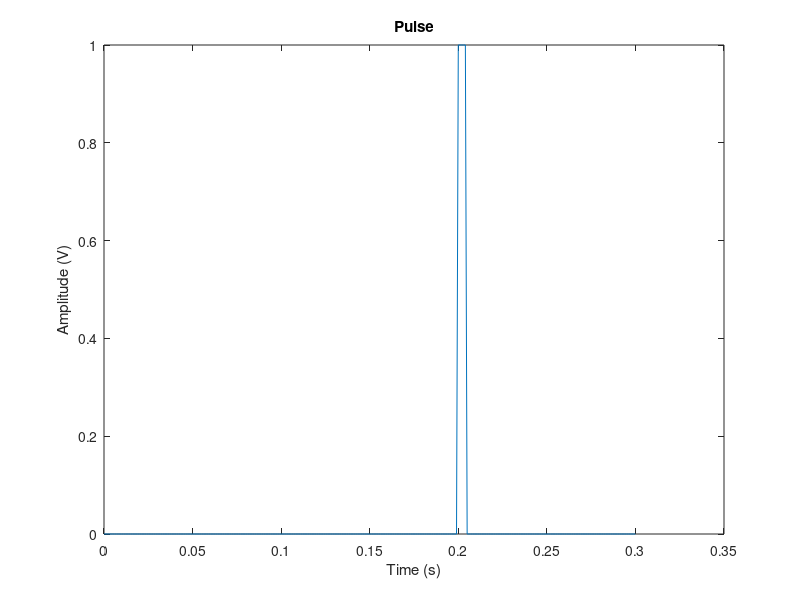

Here is the MATLAB script that generated this plot: (Note: this script raises an error after producing the figure.)
%change change
t = 0:0.001:0.3;                % Time, sampling frequency is 1kHz
s = zeros(size(t));  
s = s(:);                       % Signal in column vector
s(201:205) = s(201:205) + 1;    % Define the pulse
plot(t,s)
title('Pulse')
xlabel('Time (s)')
ylabel('Amplitude (V)')

carrierFreq = 100e6;
wavelength = physconst('LightSpeed')/carrierFreq;

ula = phased.ULA('NumElements',10,'ElementSpacing',wavelength/2);
ula.Element.FrequencyRange = [90e5 110e6];

inputAngle = [45; 0];
x = collectPlaneWave(ula,s,inputAngle,carrierFreq);

% Create and reset a local random number generator so the result is the
% same every time.
rs = RandStream.create('mt19937ar','Seed',2008);

noisePwr = .5;   % noise power 
noise = sqrt(noisePwr/2)*(randn(rs,size(x))+1i*randn(rs,size(x)));

rxSignal = x + noise;


subplot(211)
plot(t,abs(rxSignal(:,1)))
axis tight
title('Pulse at Antenna 1')
xlabel('Time (s)')
ylabel('Magnitude (V)')
subplot(212)
plot(t,abs(rxSignal(:,2)))
axis tight
title('Pulse at Antenna 2')
xlabel('Time (s)')
ylabel('Magnitude (V)')

%%%Phase Shift Beamformer
psbeamformer = phased.PhaseShiftBeamformer('SensorArray',ula,...
    'OperatingFrequency',carrierFreq,'Direction',inputAngle,...
    'WeightsOutputPort', true);
[yCbf,w] = psbeamformer(rxSignal);
% Plot the output
clf
plot(t,abs(yCbf))
axis tight
title('Output of Phase Shift Beamformer')
xlabel('Time (s)')
ylabel('Magnitude (V)')

% Plot array response with weighting
pattern(ula,carrierFreq,-180:180,0,'Weights',w,'Type','powerdb',...
    'PropagationSpeed',physconst('LightSpeed'),'Normalize',false,...
    'CoordinateSystem','rectangular')
axis([-90 90 -60 0]);

%%%%Modeling the interference Signals
nSamp = length(t);
s1 = 10*randn(rs,nSamp,1);
s2 = 10*randn(rs,nSamp,1);
% interference at 30 degrees and 50 degrees
interference = collectPlaneWave(ula,[s1 s2],[30 50; 0 0],carrierFreq);

noisePwr = 0.00001;   % noise power, 50dB SNR 
noise = sqrt(noisePwr/2)*(randn(rs,size(x))+1i*randn(rs,size(x)));

rxInt = interference + noise;                 % total interference + noise
rxSignal = x + rxInt;                % total received Signal

yCbf = psbeamformer(rxSignal);

plot(t,abs(yCbf))
axis tight
title('Output of Phase Shift Beamformer With Presence of Interference')
xlabel('Time (s)');ylabel('Magnitude (V)')

%%%%%%MVDR Beamformer
% Define the MVDR beamformer
mvdrbeamformer = phased.MVDRBeamformer('SensorArray',ula,...
    'Direction',inputAngle,'OperatingFrequency',carrierFreq,...
    'WeightsOutputPort',true);

mvdrbeamformer.TrainingInputPort = true;

[yMVDR, wMVDR] = mvdrbeamformer(rxSignal,rxInt);

plot(t,abs(yMVDR)); axis tight;
title('Output of MVDR Beamformer With Presence of Interference');
xlabel('Time (s)');ylabel('Magnitude (V)');

pattern(ula,carrierFreq,-180:180,0,'Weights',wMVDR,'Type','powerdb',...
    'PropagationSpeed',physconst('LightSpeed'),'Normalize',false,...
    'CoordinateSystem','rectangular');
axis([-90 90 -80 20]);

hold on;   % compare to PhaseShift
pattern(ula,carrierFreq,-180:180,0,'Weights',w,...
    'PropagationSpeed',physconst('LightSpeed'),'Normalize',false,...
    'Type','powerdb','CoordinateSystem','rectangular');
hold off;
legend('MVDR','PhaseShift')

%%%%%Self Nulling Issue in MVDR
mvdrbeamformer_selfnull = phased.MVDRBeamformer('SensorArray',ula,...
    'Direction',inputAngle,'OperatingFrequency',carrierFreq,...
    'WeightsOutputPort',true,'TrainingInputPort',false);

expDir = [43; 0];
mvdrbeamformer_selfnull.Direction = expDir;

[ySn, wSn] = mvdrbeamformer_selfnull(rxSignal);

plot(t,abs(ySn)); axis tight;
title('Output of MVDR Beamformer With Signal Direction Mismatch');
xlabel('Time (s)');ylabel('Magnitude (V)');

pattern(ula,carrierFreq,-180:180,0,'Weights',wSn,'Type','powerdb',...
    'PropagationSpeed',physconst('LightSpeed'),'Normalize',false,...
    'CoordinateSystem','rectangular');
axis([-90 90 -40 25]);

%%%%LCMV Beamformer
lcmvbeamformer = phased.LCMVBeamformer('WeightsOutputPort',true);

steeringvec = phased.SteeringVector('SensorArray',ula);
stv = steeringvec(carrierFreq,[43 41 45]);

lcmvbeamformer.Constraint = stv;
lcmvbeamformer.DesiredResponse = [1; 1; 1];

[yLCMV,wLCMV] = lcmvbeamformer(rxSignal);

plot(t,abs(yLCMV)); axis tight;
title('Output of LCMV Beamformer With Signal Direction Mismatch');
xlabel('Time (s)');ylabel('Magnitude (V)');

pattern(ula,carrierFreq,-180:180,0,'Weights',wLCMV,'Type','powerdb',...
    'PropagationSpeed',physconst('LightSpeed'),'Normalize',false,...
    'CoordinateSystem','rectangular');
axis([0 90 -40 35]);

hold on;  % compare to MVDR
pattern(ula,carrierFreq,-180:180,0,'Weights',wSn,...
    'PropagationSpeed',physconst('LightSpeed'),'Normalize',false,...
    'Type','powerdb','CoordinateSystem','rectangular');
hold off;
legend('LCMV','MVDR');

%%%%%2D Array Beamforming
colSp = 0.5*wavelength;
rowSp = 0.4*wavelength;
ura = phased.URA('Size',[10 5],'ElementSpacing',[rowSp colSp]);
ura.Element.FrequencyRange = [90e5 110e6];

x = collectPlaneWave(ura,s,inputAngle,carrierFreq);
noise = sqrt(noisePwr/2)*(randn(rs,size(x))+1i*randn(rs,size(x)));

s1 = 10*randn(rs,nSamp,1);
s2 = 10*randn(rs,nSamp,1);

%interference at [30; 10] and at [50; -5]
interference = collectPlaneWave(ura,[s1 s2],[30 50; 10 -5],carrierFreq);
rxInt = interference + noise;                 % total interference + noise
rxSignal = x + rxInt;                % total received signal

mvdrbeamformer = phased.MVDRBeamformer('SensorArray',ura,...
    'Direction',inputAngle,'OperatingFrequency',carrierFreq,...
    'TrainingInputPort',true,'WeightsOutputPort',true);

[yURA,w]= mvdrbeamformer(rxSignal,rxInt);

plot(t,abs(yURA)); axis tight;
title('Output of MVDR Beamformer for URA');
xlabel('Time (s)');ylabel('Magnitude (V)');

subplot(2,1,1);
pattern(ura,carrierFreq,-180:180,-5,'Weights',w,'Type','powerdb',...
    'PropagationSpeed',physconst('LightSpeed'),'Normalize',false,...
    'CoordinateSystem','rectangular');
title('Response Pattern at -5 Degrees Elevation');
axis([-90 90 -60 -5]);
subplot(2,1,2);
pattern(ura,carrierFreq,-180:180,10,'Weights',w,'Type','powerdb',...
    'PropagationSpeed',physconst('LightSpeed'),'Normalize',false,...
    'CoordinateSystem','rectangular');
axis([-90 90 -60 -5]);
title('Response Pattern at 10 Degrees Elevation');
